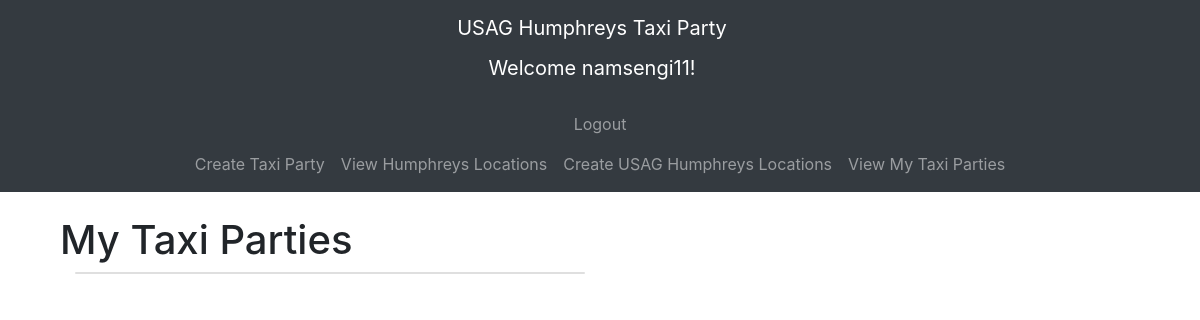
Page /myparty/ (signed in) on the earlier database version.
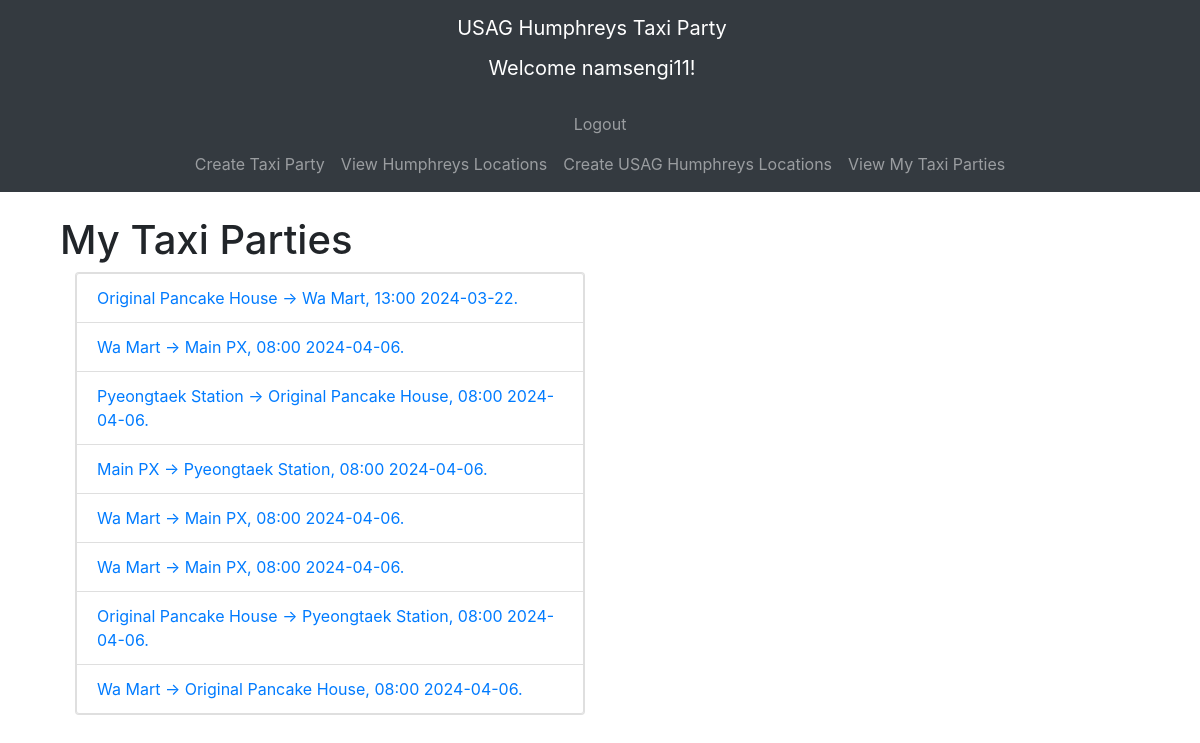
Same page on the later database version.
### taxiparty/models.py (models this page shows, shortened)
class TaxiParty(models.Model):
    date = models.DateField(blank=False, default=datetime.date.today)
    time = models.TimeField(blank=False, default=datetime.time(8, 00))
    origin = models.ForeignKey(Location, on_delete=models.CASCADE, related_name='origin')
    destination = models.ForeignKey(Location, on_delete=models.CASCADE, related_name='destination')
    rider = models.ManyToManyField(User, related_name='rider')
    owner = models.ForeignKey(User, null=True, blank=True, on_delete=models.CASCADE, related_name='owner')
    def getAbsoluteUrl(self):
        return reverse("taxiparty:taxipartydynamic", kwargs={"id": self.id})
    def __str__(self) -> str:
        return f"{self.origin} -> {self.destination}, {self.time.__str__()[:5]} {self.date.__str__()}."

class Location(models.Model):
    name = models.TextField(blank=False, unique=True)
    def __str__(self) -> str:
        return self.name

### taxiparty/views.py (the view)
# urls.py: path('myparty/', views.my_party_view, name='myparty'),
def my_party_view(request):
    if request.user.is_anonymous:
        return redirect(reverse('user:login'))
    myParties = TaxiParty.objects.filter(rider=request.user)
    context = {
        'partyList': myParties
    }
    return render(request, "myparty.html", context)

### taxiparty/templates/myparty.html
{% extends 'base.html' %}
{% block content %}
<div class="container mt-4">
    <h1>My Taxi Parties</h1>
    <div class="col-md-6">
        <div class="card">
            {% include 'viewtaxiparty.html' with partyList=partyList %}
        </div>
    </div>
</div>
{% endblock %}

### taxiparty/templates/viewtaxiparty.html
<ul class="list-group">
    {% for party in partyList %}
        <li class="list-group-item">
            <a href="{{ party.getAbsoluteUrl }}" class="text-decoration-none">{{ party }}</a>
        </li>
    {% endfor %}
</ul>

Differences in the rows shown:
now on this page (row unchanged): TaxiParty: origin+destination+time "Original Pancake House -> Wa Mart, 13:00 2024-03-22."
added TaxiParty: origin+destination+time "Wa Mart -> Main PX, 08:00 2024-04-06."
added TaxiParty: origin+destination+time "Pyeongtaek Station -> Original Pancake House, 08:00 2024-04-06."
added TaxiParty: origin+destination+time "Main PX -> Pyeongtaek Station, 08:00 2024-04-06."
added TaxiParty: origin+destination+time "Wa Mart -> Main PX, 08:00 2024-04-06."
added TaxiParty: origin+destination+time "Wa Mart -> Main PX, 08:00 2024-04-06."
added TaxiParty: origin+destination+time "Original Pancake House -> Pyeongtaek Station, 08:00 2024-04-06."
added TaxiParty: origin+destination+time "Wa Mart -> Original Pancake House, 08:00 2024-04-06."
